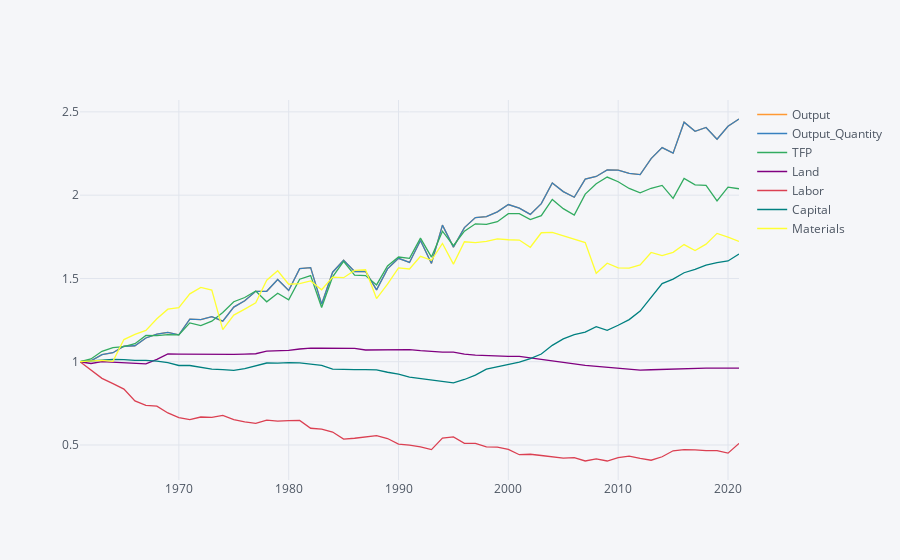

Source (notebook cell):
### Markdown cell above
And here a graph of growth in indices of inputs & outputs since 1961:

### Code cell
select = df.xs('USA',level='WDI Code').dropna(how='any').droplevel(['Country'])

select = select/select.loc[1961,:]
select.iplot()
